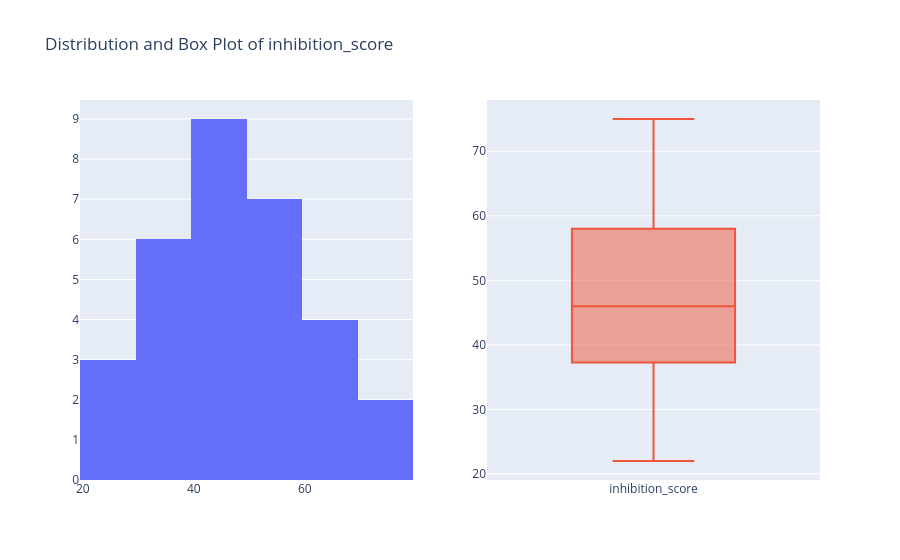

The cell this chart's notebook holds for it:
### Markdown cell above
### Inhibition

### Code cell
inhibition_fig = make_subplots(rows=1, cols=2)
inhibition_fig.add_trace(go.Histogram(x=df['inhibition_score'], name='inhibition_score'), row=1, col=1)
inhibition_fig.add_trace(go.Box(y=df['inhibition_score'], name='inhibition_score'), row=1, col=2)
inhibition_fig.update_layout(title='Distribution and Box Plot of inhibition_score', showlegend=False)
inhibition_fig.show()

### Figure 1 — Plotly figure (JSON) as saved in the notebook; plotly's stock layout.template omitted (floating-point values rounded to 4 significant figures)
{"data": [{"name": "inhibition_score", "type": "histogram", "x": [45, 58, 57, 53, 58, 65, 37, 75, 75, 38, 69, 46, 22, 48, 22, 42, 63, 37, 37, 59, 68, 46, 46, 42, 32, 26, 32, 44, 44, 56, 54], "xaxis": "x", "yaxis": "y"}, {"name": "inhibition_score", "type": "box", "xaxis": "x2", "y": [45, 58, 57, 53, 58, 65, 37, 75, 75, 38, 69, 46, 22, 48, 22, 42, 63, 37, 37, 59, 68, 46, 46, 42, 32, 26, 32, 44, 44, 56, 54], "yaxis": "y2"}], "layout": {"showlegend": false, "title": {"text": "Distribution and Box Plot of inhibition_score"}, "xaxis": {"anchor": "y", "domain": [0, 0.45]}, "xaxis2": {"anchor": "y2", "domain": [0.55, 1]}, "yaxis": {"anchor": "x", "domain": [0, 1]}, "yaxis2": {"anchor": "x2", "domain": [0, 1]}}}
